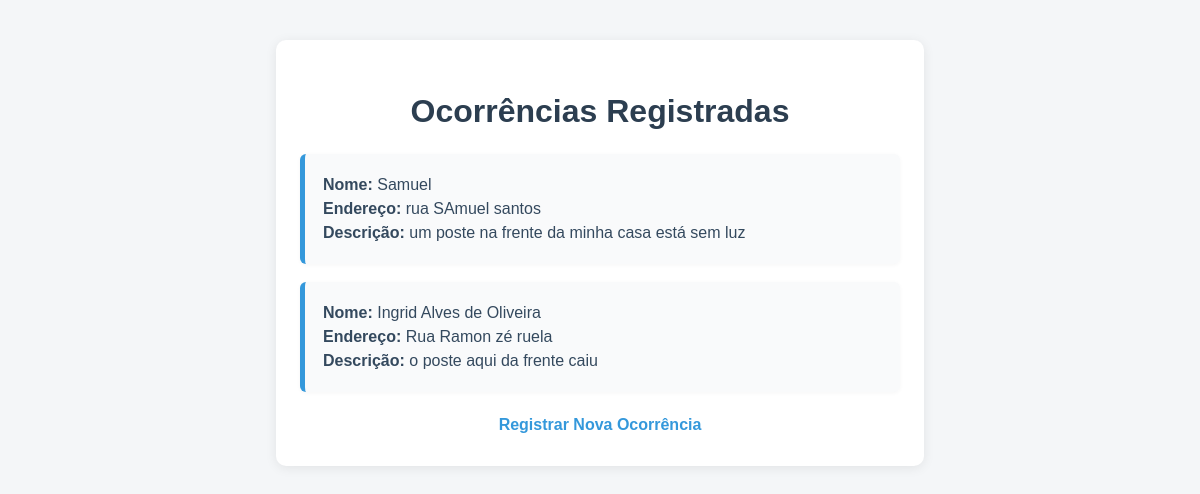
Page /visualizar on the earlier database version.
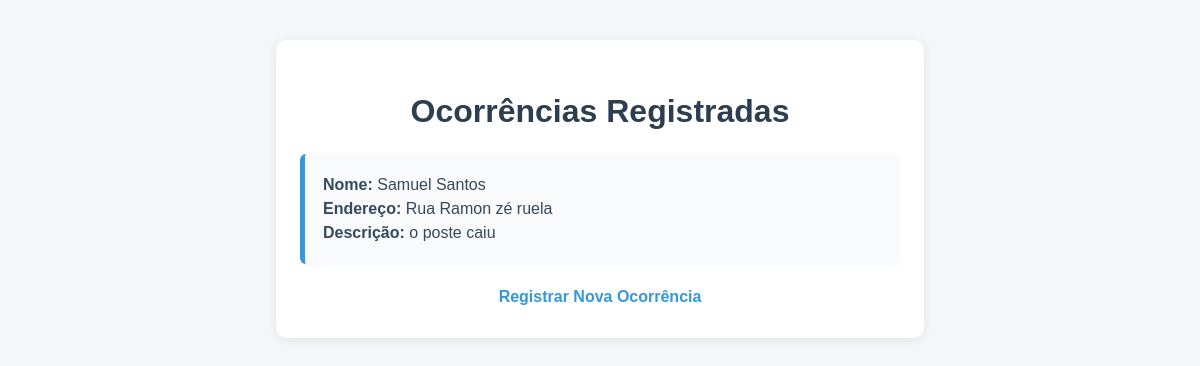
Same page on the later database version.
### tables this page shows
CREATE TABLE ocorrencias (
            id INTEGER PRIMARY KEY AUTOINCREMENT,
            nome TEXT NOT NULL,
            endereco TEXT NOT NULL,
            descricao TEXT NOT NULL
        );

### app.py (the view)
@app.route('/visualizar')
def visualizar():
    conn = sqlite3.connect('ocorrencias.db')
    c = conn.cursor()
    c.execute('SELECT * FROM ocorrencias')
    ocorrencias = c.fetchall()
    conn.close()
    return render_template('visualizar.html', ocorrencias=ocorrencias)

### templates/visualizar.html (shortened to what this page needs)
<!DOCTYPE html>
<html lang="pt-br">
<head>
</head>
<body>
    <div class="container">
        <h1>Ocorrências Registradas</h1>
        {% if ocorrencias %}
            {% for o in ocorrencias %}
                <div class="ocorrencia">
                    <p><strong>Nome:</strong> {{ o[1] }}</p>
                    <p><strong>Endereço:</strong> {{ o[2] }}</p>
                    <p><strong>Descrição:</strong> {{ o[3] }}</p>
                </div>
            {% endfor %}
        {% else %}
            <p class="nenhuma">Nenhuma ocorrência registrada.</p>
        {% endif %}
        <a class="link" href="/">Registrar Nova Ocorrência</a>
    </div>
</body>
</html>

### templates/visualizar.html (style rules this page uses)
body { font-family: Arial, Helvetica, sans-serif; background: #f4f6f8; margin: 0; padding: 0; }
.container { background: #fff; max-width: 600px; margin: 40px auto; padding: 32px 24px; border-radius: 10px; box-shadow: 0 2px 12px rgba(0,0,0,0.08); }
h1 { text-align: center; color: #2c3e50; margin-bottom: 24px; }
.ocorrencia { background: #f9fafb; border-left: 5px solid #3498db; margin-bottom: 18px; padding: 16px 18px; border-radius: 6px; box-shadow: 0 1px 4px rgba(0,0,0,0.04); }
.ocorrencia p { margin: 6px 0; color: #34495e; }
.link { display: block; text-align: center; margin-top: 24px; color: #3498db; text-decoration: none; font-weight: bold; }

Differences in the rows shown:
removed ocorrencias: nome "Ingrid Alves de Oliveira", endereco "Rua Ramon zé ruela", descricao "o poste aqui da frente caiu"
changed ocorrencias: nome "Samuel" → "Samuel Santos"; endereco "rua SAmuel santos" → "Rua Ramon zé ruela"; descricao "um poste na frente da minha casa está sem luz" → "o poste caiu"
